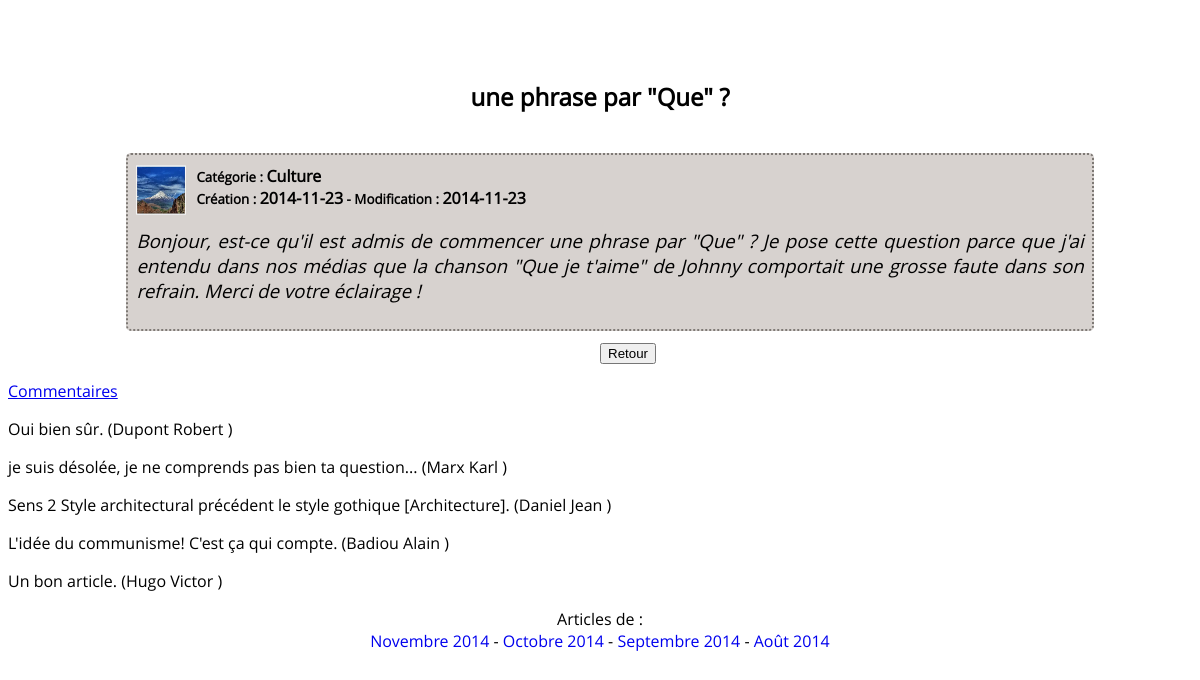
The app's page /contenu.php?id=99 with its own data.
### tables this page shows
CREATE TABLE IF NOT EXISTS `news` (
  `id` smallint(5) unsigned NOT NULL AUTO_INCREMENT,
  `id_auteur` int(11) NOT NULL,
  `titre` varchar(100) NOT NULL,
  `contenu` varchar(500) NOT NULL,
  `categorie` int(11) DEFAULT NULL,
  `image` varchar(50) NOT NULL,
  `dateAjout` timestamp NOT NULL DEFAULT CURRENT_TIMESTAMP,
  `dateModif` timestamp NOT NULL DEFAULT '0000-00-00 00:00:00',
  PRIMARY KEY (`id`)
);

CREATE TABLE IF NOT EXISTS `categories` (
  `id_categorie` int(11) NOT NULL AUTO_INCREMENT,
  `type` int(11) NOT NULL,
  `libelle` varchar(50) NOT NULL,
  PRIMARY KEY (`id_categorie`)
);

CREATE TABLE IF NOT EXISTS `commentaires` (
  `id` int(11) NOT NULL AUTO_INCREMENT,
  `id_news` int(11) NOT NULL,
  `nom` varchar(250) NOT NULL,
  `prenom` varchar(250) NOT NULL,
  `commentaire` varchar(256) NOT NULL,
  PRIMARY KEY (`id`)
);

### includes/autoload.php (called while the page is built, shortened)
<?php
function my_autoload($class)
{
  $filepath = str_replace("_", "/", $class);
  $filepath .= '.class.php';
}

### Helper/Database.class.php (called while the page is built, shortened)
<?php
class Helper_Database
{
    private $db;
    public function __construct()
    {
    	$config = new Helper_Config("config.ini");
        $user       = $config->get("user", "database");
        $password   = $config->get("password", "database");
        $dns        = $config->get("dns", "database");
        $dbname     = $config->get("dbname", "database");
        $this->db = new PDO( $dns . "; dbname=" . $dbname , $user,  $password);
        $this->db->exec("SET NAMES UTF8");
    }
    public function query($queryString, $data=array())
        {
           $req=$this->db->prepare($queryString);
           $req->execute($data);
           $result=$req->fetchAll(PDO::FETCH_ASSOC);
           return $result;
        }
    public function queryOne($queryString, $data=array())
        {
           $req=$this->db->prepare($queryString);
           $req->execute($data);
           $result=$req->fetch(PDO::FETCH_ASSOC);
           return $result;
        }
}

### Helper/Config.class.php (called while the page is built, shortened)
<?php
class Helper_Config
{
	private $_data;
    public function loadFile($file)
    {
    	if(file_exists($file))
    	{
        	$this->_data = parse_ini_file($file, true);
        }
        else
        {
        	error_log($file . ' not found');
        }
    }
    public function get($value, $rubrique=false)
    {
    	if (empty($rubrique))
    	{
    		return $this->_data[$value];
    	}
    	else
    	{
        	return $this->_data[$rubrique][$value];
        }
    }
}

### Model/Post.class.php (called while the page is built, shortened)
<?php
class Model_Post
{
    private $db;
    public function __construct()
    {
        $this->db = new Helper_Database();
    }
    public function getPost($id)
    {
        $nom=$this->db->queryOne("select * from news
                inner join categories on categories.id_categorie = news.categorie
                where id=?", array($id));
        return $nom;
    }
    public function getCommentaires($id)
    {
        $id=$this->db->query("select * from commentaires where id_news=?", array($id));
        return $id;
    }
}

### contenu.php (the view, shortened to what this page needs)
<?php
include 'includes/autoload.php';
include 'header.phtml';
$id = $_GET['id'];
$posts = new Model_Post();
$nompst = $posts->getPost($id);
  require_once ('includes/autoload.php');
  echo '<section class="section_blog_contenu_news">';
  echo '<h1 style="text-align: center">' . $nompst['titre'] . '</h1>';
  echo '<div class="blog_contenu_news">';
  echo '<p class="contenu_titre">';
  if ($nompst['image'] != "")
  {
     echo'<img class="contenu_image" src="pictures/' . $nompst['image'] . '" alt="index"></img>' ;
  };
    echo 'Catégorie : ' .
          '<span class="texte">'  . $nompst['libelle']  . '</span><br/>';
    echo 'Création : ' . '<span class="texte">'  . substr($nompst['dateAjout'],0,10)  . '</span>' .
         ' - Modification : '. '<span class="texte">'  . substr($nompst['dateModif'],0,10)  . '</span>' .
        '</p>';
  echo '<p class="contenu">' . $nompst['contenu']  . '</p>';
  echo '</div>';
  echo'<a class="blog_contenu_news_retour" href="post.php?page=' . $_SESSION["page"] .'" ><input type="button" value="Retour"> </a>';
  echo '</section>';
  $comment = $posts->getCommentaires($nompst['id']);
  echo '<p>' . '<a href="commentaire.php?id=' . $nompst['id'] .'"> Commentaires </a>' . '</p>';
  for ($i=0; $i<count($comment); $i++)
    {
      echo '<p class="commentaire">' . $comment[$i]['commentaire'] .
      '<span class="nom_commentaire">' .
      ' (' . $comment[$i]['nom'] . ' ' . $comment[$i]['prenom'] . ' )'  . '</span></p>';
    }
include 'footer.phtml';

### blog.css (style rules this page uses)
body { font-family: "Open Sans", Helvetica, Arial, sans-serif; }
h1 { font-style: normal; font-weight: bold; margin-bottom: 40px; }
p { font-style: normal; font-weight: normal; }
.blog_contenu_news_retour { padding-left: 50%; }
div { margin-bottom: 10px; }
.texte { font-style: normal; font-weight: bold; font-size: 12pt; }
.contenu { font-style: italic; font-weight: normal; font-size: 14pt; padding-left: 0px; text-align: justify; }
.section_blog_contenu_news { margin-left: 10%; margin-right: 10%; margin-top: 80px; }
.contenu_image { float: left; width:50px; height: 50px; margin-right: 10px; }
.contenu_titre { font-style: normal; font-weight: bold; font-size: 10pt; margin-top: 2px; }
.blog_contenu_news { width: 100%; border-style: dotted; border-width: 2px; border-color: #7e7975; border-radius: 5px; padding: 8px; background: #d7d2cf; }
.contenu_titre { font-style: normal; font-weight: bold; font-size: 10pt; }

### records on screen
news: titre "une phrase par \"Que\" ?", image (picture), categories.libelle "Culture", dateAjout "2014-11-23", dateModif "2014-11-23", contenu "Bonjour, est-ce qu'il est admis de commencer une phrase par \"Que\" ? Je pose cette question parce que j'ai entendu dans nos médias que la chanson \"Que je t'aime\" de Johnny comportait une grosse faute dans son refrain. Merci de votre éclairage !"
commentaires: commentaire "Oui bien sûr.", nom "Dupont", prenom "Robert"
commentaires: commentaire "je suis désolée, je ne comprends pas bien ta question...", nom "Marx", prenom "Karl"
commentaires: commentaire "Sens 2 Style architectural précédent le style gothique [Architecture].", nom "Daniel", prenom "Jean"
commentaires: commentaire "L'idée du communisme! C'est ça qui compte.", nom "Badiou", prenom "Alain"
commentaires: commentaire "Un bon article.", nom "Hugo", prenom "Victor"
